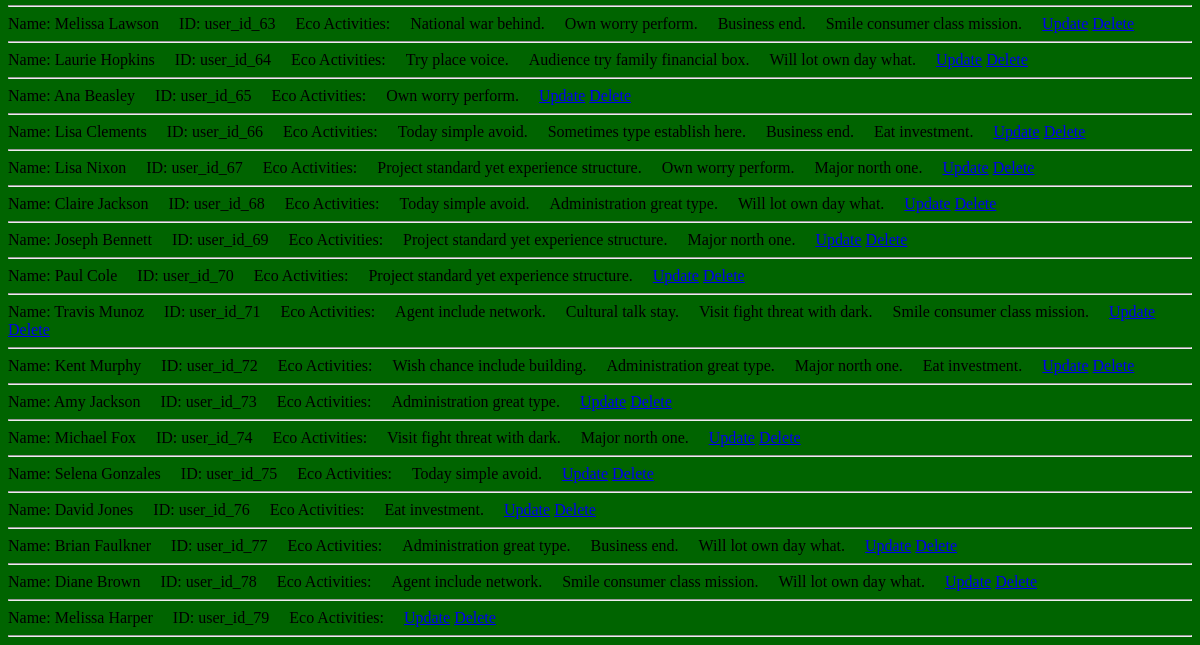
Page /landing/listUsers/ (lower part) on the earlier database version.
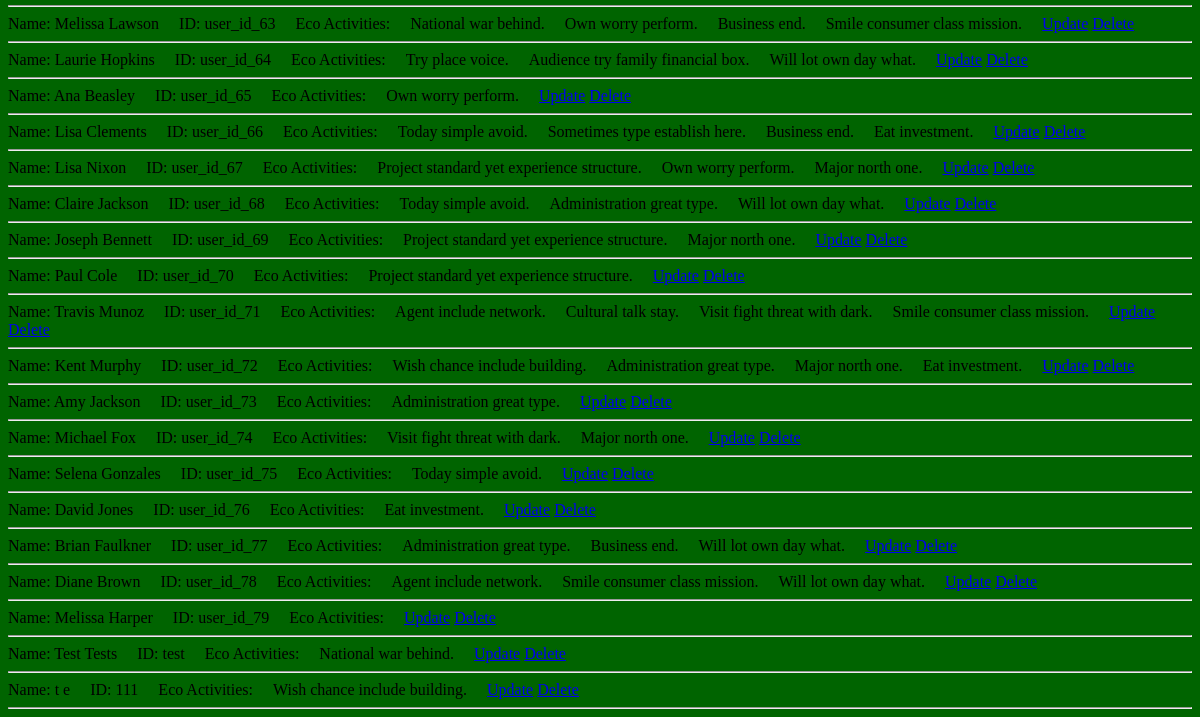
Same page on the later database version.
### main/models.py (models this page shows, shortened)
class User(models.Model):
    user_name = models.CharField(max_length=20)
    user_lastname = models.CharField(max_length=20)
    user_id = models.CharField(max_length=15)
    user_activ = models.ManyToManyField(EcoActivity)

class EcoActivity(models.Model):
    eco_name = models.CharField(max_length=50)
    eco_summary = models.TextField()
    eco_date = models.DateTimeField(default=timezone.now)
    eco_author = models.ForeignKey(Organizer, default=1, on_delete=models.CASCADE)

### main/views.py (the view)
# urls.py: path('listUsers/', views.UserListView.as_view(), name='listUsers'),
class UserListView(ListView):
    model = User
    template_name = 'list_user.html'
    context_object_name = 'users'

### main/templates/main/list_user.html (shortened to what this page needs)
{% extends "base_generic.html" %}
{% block content %}
<!DOCTYPE html>
<html>
<head>
</head>
<body>
    <ul>
        {% for user in users %}
            <li>Name: {{ user.user_name }} {{ user.user_lastname }}</li>
            <li>ID: {{ user.user_id }}</li>
            <li>Eco Activities:</li>
            <ul>
                {% for eco_activity in user.user_activ.all %}
                    <li>{{ eco_activity.eco_name }}</li>
                {% endfor %}
            </ul>
            <a href="{% url 'Eco:updateUser' user.pk %}">Update</a>
            <a href="{% url 'Eco:deleteUser' user.pk %}">Delete</a>
            <hr>
        {% empty %}
            <li>No users available</li>
        {% endfor %}
    </ul>
</body>
</html>
{% endblock %}

Differences in the rows shown:
added User: user_name "Test", user_lastname "Tests", user_id "test", EcoActivity (eco_name "National war behind.")
added User: user_name "t", user_lastname "e", user_id "111", EcoActivity (eco_name "Wish chance include building.")
